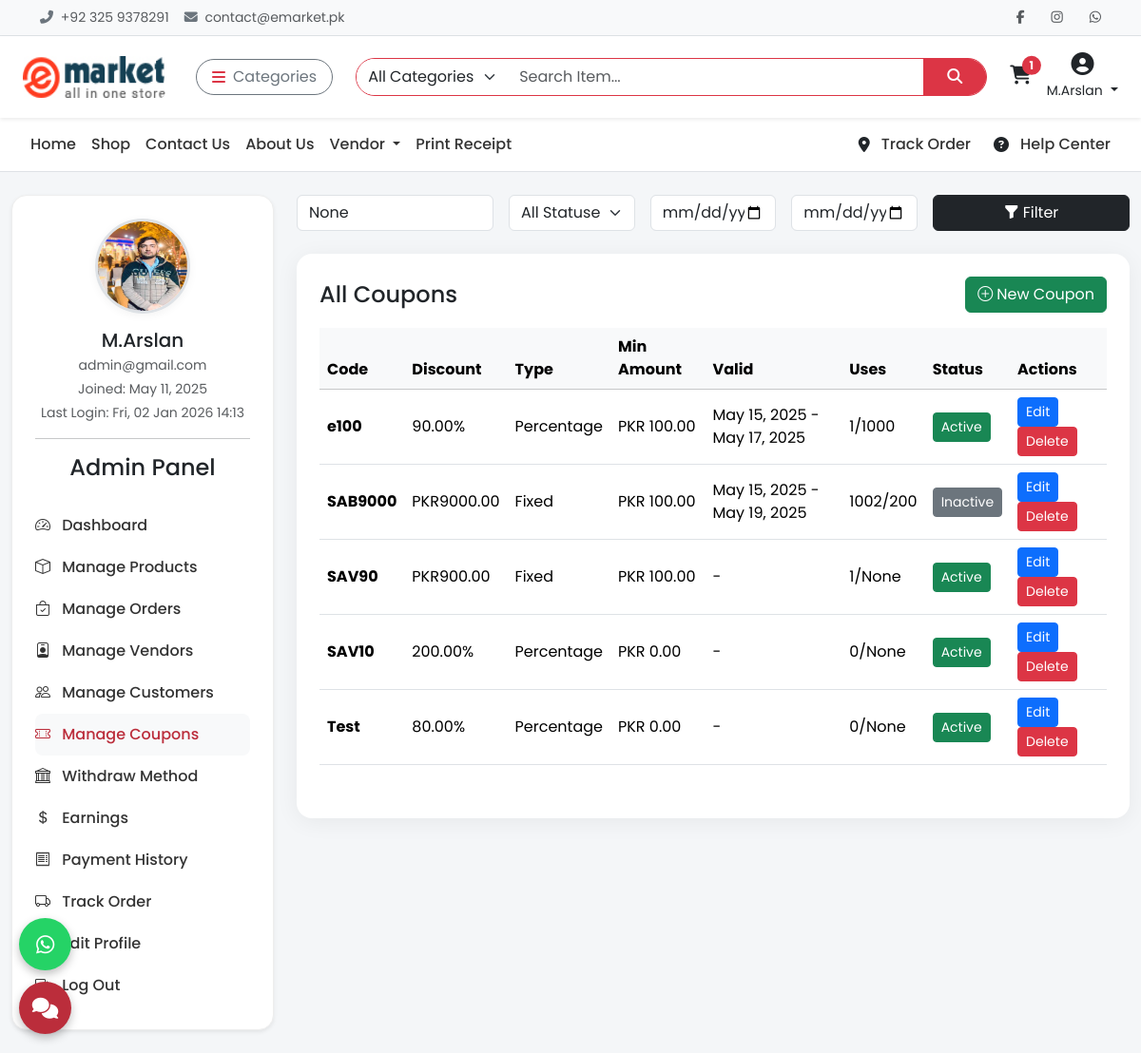
Page /admin-panel/coupons (signed in) on the committed database.
### api/models.py (models this page shows, shortened)
class Cart(models.Model):
    user = models.ForeignKey(settings.AUTH_USER_MODEL, on_delete=models.CASCADE, null=True, blank=True)
    session_key = models.CharField(max_length=40, null=True, blank=True)
    created_at = models.DateTimeField(auto_now_add=True)
    coupon = models.ForeignKey(Coupon, on_delete=models.SET_NULL, null=True, blank=True)
    total = models.DecimalField(max_digits=10, decimal_places=2, default=0)
    def total_amount(self):
        return self.total
    @property
    def total_items(self):
        return sum(item.quantity for item in self.items.all())
    @staticmethod
    def get_or_create_cart(request):
        if request.user.is_authenticated:
            cart, _ = Cart.objects.get_or_create(user=request.user, session_key=None)
        else:
            session_key = request.session.session_key
            if not session_key:
                request.session.create()
                session_key = request.session.session_key
            cart, _ = Cart.objects.get_or_create(user=None, session_key=session_key)
        return cart

class CartItem(models.Model):
    cart = models.ForeignKey(Cart, related_name='items', on_delete=models.CASCADE)
    product = models.ForeignKey('Product', on_delete=models.CASCADE)
    color = models.ForeignKey('ProductColorVariant', on_delete=models.SET_NULL, null=True, blank=True)
    size = models.ForeignKey('ProductSizeVariant', on_delete=models.SET_NULL, null=True, blank=True)
    quantity = models.PositiveIntegerField(default=1)
    @property
    def total_price(self):
        base_price = self.product.base_price
        color_price = self.color.price if self.color else Decimal(0)
        size_price = self.size.price if self.size else Decimal(0)
        return (base_price + color_price + size_price) * self.quantity

class CustomUser(AbstractUser):
    email = models.EmailField(unique=True)
    phone = models.CharField(max_length=20, blank=True)
    profile_image = models.ImageField(upload_to='profiles/', blank=True, null=True)
    is_vendor = models.BooleanField(default=False)
    is_customer = models.BooleanField(default=True)
    address = models.TextField(blank=True)

class Coupon(models.Model):
    DISCOUNT_TYPE_CHOICES = (
        ('percentage', 'Percentage'),
        ('fixed', 'Fixed Amount'),
    )
    code = models.CharField(max_length=20, unique=True)
    discount = models.DecimalField(max_digits=8, decimal_places=2)
    discount_type = models.CharField(max_length=10, choices=DISCOUNT_TYPE_CHOICES, default='percentage')
    active = models.BooleanField(default=True)
    created_at = models.DateTimeField(auto_now_add=True)
    expiry_date = models.DateTimeField(null=True, blank=True)
    valid_from = models.DateTimeField(null=True, blank=True)
    valid_to = models.DateTimeField(null=True, blank=True)
    min_cart_amount = models.DecimalField(max_digits=10, decimal_places=2, default=0)
    max_uses = models.PositiveIntegerField(null=True, blank=True)
    uses_count = models.PositiveIntegerField(default=0)
    applicable_products = models.ManyToManyField('Product', blank=True)
    applicable_users = models.ManyToManyField('CustomUser', blank=True)

### api/adminviews.py (the view)
# urls.py: path('admin-panel/coupons', adminviews.admin_coupon_list, name='admin_coupon_list'),
@user_passes_test(is_admin)
def admin_coupon_list(request):
    coupons = Coupon.objects.all().order_by('-created_at')
    query = request.GET.get('q')
    status = request.GET.get('status')
    start_date = request.GET.get('start_date')
    end_date = request.GET.get('end_date')
    if query:
        coupons = coupons.filter(code__icontains=query)
    if status == 'active':
        coupons = coupons.filter(active=True)
    elif status == 'inactive':
        coupons = coupons.filter(active=False)
    if start_date:
        coupons = coupons.filter(created_at__date__gte=parse_date(start_date))
    if end_date:
        coupons = coupons.filter(created_at__date__lte=parse_date(end_date))
    paginator = Paginator(coupons, 10)
    page_number = request.GET.get('page')
    page_obj = paginator.get_page(page_number)
    return render(request, 'admin/admin_coupon_list.html', {
        'coupons': page_obj,
        'query': query,
        'status': status,
        'start_date': start_date,
        'end_date': end_date
    })

### api/adminviews.py (called while the page is built)
def is_admin(user):
    return user.is_superuser

### api/context_processors.py (called while the page is built)
def cart_total_items(request):
    cart = Cart.get_or_create_cart(request)
    return {'cart': cart}

### templates/admin/admin_coupon_list.html (shortened to what this page needs)
{% extends 'base.html' %}
{% load static %}
{% block content %}
<div class="container-fluid mt-4">
  <div class="row">
    <div class="col-lg-3 mb-4">
      <div class="sidebar p-4 bg-white shadow-sm rounded-4">
        <div class="text-center">
          <img src="{% if request.user.profile_image %}{{ request.user.profile_image.url }}{% else %}{% static 'images/default-user.png' %}{% endif %}" class="user-img mb-3" alt="User Image">
          <h5 class="mb-1">{{ request.user.username }}</h5>
          <p class="text-muted small mb-1">{{ request.user.email }}</p>
          <p class="small text-muted mb-1">Joined: {{ request.user.date_joined|date:"M d, Y" }}</p>
          {% if request.user.last_login %}
            <p class="small text-muted">Last Login: {{ request.user.last_login|date:"D, d M Y H:i" }}</p>
          {% else %}
            <p class="small text-muted">First login detected</p>
          {% endif %}
        </div>
        <hr>
        <div class="nav flex-column">
          {% include 'includes/sidebar_admin.html' %}
        </div>
      </div>
    </div>
    <div class="col-lg-9">
      <form method="get" class="row g-3 mb-4">
        <div class="col-md-3">
          <input type="text" name="q" class="form-control" placeholder="Search by code" value="{{ query }}">
        </div>
        <div class="col-md-2">
          <select name="status" class="form-select">
            <option value="">All Statuses</option>
          </select>
        </div>
        <div class="col-md-2">
          <input type="date" name="start_date" class="form-control" value="{{ start_date }}">
        </div>
        <div class="col-md-2">
          <input type="date" name="end_date" class="form-control" value="{{ end_date }}">
        </div>
        <div class="col-md-3">
          <button type="submit" class="btn btn-dark w-100"><i class="bi bi-funnel-fill me-1"></i>Filter</button>
        </div>
      </form>
      <div class="card p-4">
        <div class="d-flex justify-content-between align-items-center mb-3">
          <h4 class="mb-0">All Coupons</h4>
          <a href="{% url 'admin-coupon-create' %}" class="btn btn-success"><i class="bi bi-plus-circle me-1"></i>New Coupon</a>
        </div>
        <div class="table-responsive">
          <table class="table table-hover align-middle">
            <thead class="table-light">
              <tr>
                <th>Code</th>
                <th>Discount</th>
                <th>Type</th>
                <th>Min Amount</th>
                <th>Valid</th>
                <th>Uses</th>
                <th>Status</th>
                <th>Actions</th>
              </tr>
            </thead>
            <tbody>
              {% for coupon in coupons %}
              <tr>
                <td><strong>{{ coupon.code }}</strong></td>
                <td>
                  {% if coupon.discount_type == 'percentage' %}
                    {{ coupon.discount }}%
                  {% else %}
                    PKR{{ coupon.discount }}
                  {% endif %}
                </td>
                <td class="text-capitalize">{{ coupon.discount_type }}</td>
                <td>PKR {{ coupon.min_cart_amount }}</td>
                <td>{{ coupon.valid_from|date:"M d, Y" }} - {{ coupon.valid_to|date:"M d, Y" }}</td>
                <td>{{ coupon.uses_count }}/{{ coupon.max_uses }}</td>
                <td>
                  <button type="button" class="btn btn-sm {% if coupon.active %}btn-success{% else %}btn-secondary{% endif %} toggle-status-btn" data-id="{{ coupon.id }}">
                    {% if coupon.active %}Active{% else %}Inactive{% endif %}
                  </button>
                </td>
                <td>
                  <a href="{% url 'admin-coupon-edit' coupon.id %}" class="btn btn-sm btn-primary">Edit</a>
                  <a href="{% url 'admin-coupon-delete' coupon.id %}" class="btn btn-sm btn-danger" onclick="return confirm('Delete this coupon?');">Delete</a>
                </td>
              </tr>
              {% empty %}
              <tr><td colspan="8" class="text-center text-muted">No coupons found.</td></tr>
              {% endfor %}
            </tbody>
          </table>
        </div>
      </div>
    </div>
  </div>
</div>
{% endblock %}

### templates/includes/header.html (shortened to what this page needs)
{% load static %}
<div class="topbar border-bottom bg-light py-2 small">
  <div class="container d-flex justify-content-between align-items-center flex-wrap">
    <div class="text-muted d-flex align-items-center gap-3">
      <span><i class="fas fa-phone-alt me-1 text-secondary"></i> +92 325 9378291</span>
      <span><i class="fas fa-envelope me-1 text-secondary"></i> contact@emarket.pk</span>
    </div>
    <div class="d-flex align-items-center gap-3 mt-2 mt-md-0">
      <a href="https://www.facebook.com/ChoudharyMuhammadArslan" class="text-muted"><i class="fab fa-facebook-f"></i></a>
      <a href="https://www.instagram.com/choudharymuhammadarslan/" class="text-muted"><i class="fab fa-instagram"></i></a>
      <a href="https://wa.me/923229989145" class="text-muted"><i class="fab fa-whatsapp"></i></a>
    </div>
  </div>
</div>
<nav class="navbar navbar-expand-lg bg-white shadow-sm py-3 sticky-top">
  <div class="container-fluid px-4">
    <a class="navbar-brand fw-bold me-4 d-flex align-items-center" href="{% url 'home' %}">
      <img src="{% static 'images/logo.jpg' %}" alt="Logo" width="150" height="30" class="me-2 rounded">
    </a>
    <div class="dropdown me-3">
      <button class="btn btn-outline-secondary d-flex align-items-center rounded-pill px-3" type="button" data-bs-toggle="dropdown">
        <i class="fas fa-bars me-2 text-danger"></i> Categories
      </button>
    </div>
    <form class="d-flex flex-grow-1 mx-2" method="GET" action="{% url 'search_products' %}">
      <div class="input-group rounded-pill overflow-hidden border border-danger">
        <select name="category" class="form-select border-0" style="max-width: 160px;">
          <option value="">All Categories</option>
        </select>
        <input type="search" name="q" class="form-control border-0" placeholder="Search Item..." required>
        <button class="btn btn-danger rounded-0 px-4" type="submit"><i class="fas fa-search"></i></button>
      </div>
    </form>
    <div class="d-flex align-items-center ms-3 gap-3">
      <a href="#" id="cart-icon" class="text-dark position-relative" data-bs-toggle="offcanvas" data-bs-target="#cartSidebar">
        <i class="fas fa-shopping-cart fs-5"></i>
        {% if cart.total_items > 0 %}
        <span class="position-absolute top-0 start-100 translate-middle badge rounded-pill bg-danger">
          {{ cart.total_items }}
        </span>
        {% endif %}
        <br>
      </a>
{% if user.is_authenticated %}
  <div class="dropdown text-center">
    <a href="#" class="text-dark text-decoration-none dropdown-toggle" data-bs-toggle="dropdown">
      <i class="fas fa-user-circle fs-4"></i><br>
      <small>{{ user.username }}</small>
    </a>
  </div>
{% else %}
  <a href="#" class="text-dark text-decoration-none text-center" data-bs-toggle="modal" data-bs-target="#loginModal">
    <i class="fas fa-sign-in-alt fs-5"></i><br><small>Login</small>
  </a>
{% endif %}
    </div>
  </div>
</nav>

### templates/base.html (style rules this page uses)
* { font-family: 'Poppins', sans-serif; }
body { background-color: #f4f4f4; }
.topbar { background-color: #f8f9fa; font-size: 14px; padding: 6px 0; }
.topbar a { color: #333; margin-left: 12px; transition: color 0.2s ease; }
.navbar-brand img { height: 44px; }

### templates/admin/admin_coupon_list.html (style rules this page uses)
body { background-color: #f4f6f8; font-family: 'Poppins', sans-serif; }
.sidebar { border: 1px solid #eee; }
.user-img { width: 100px; height: 100px; object-fit: cover; border-radius: 50%; margin-bottom: 15px; border: 3px solid #dee2e6; box-shadow: 0 2px 10px rgba(0, 0, 0, 0.05); }
.card { border-radius: 16px; box-shadow: 0 4px 24px rgba(0, 0, 0, 0.06); border: none; }

### rows in the picture
Cart: total_items "1"
CustomUser: username "M.Arslan", profile_image (picture), user.username "M.Arslan", user.email "admin@gmail.com", user.date_joined "May 11, 2025", user.last_login "Fri, 02 Jan 2026 14:13"
Coupon: code "e100", discount "90.00", discount_type "Percentage", min_cart_amount "100.00", valid_from "May 15, 2025", valid_to "May 17, 2025", uses_count "1", max_uses "1000", active "Active"
Coupon: code "SAB9000", discount "9000.00", discount_type "Fixed", min_cart_amount "100.00", valid_from "May 15, 2025", valid_to "May 19, 2025", uses_count "1002", max_uses "200", active "Inactive"
Coupon: code "SAV90", discount "900.00", discount_type "Fixed", min_cart_amount "100.00", uses_count "1", max_uses "None", active "Active"
Coupon: code "SAV10", discount "200.00", discount_type "Percentage", min_cart_amount "0.00", uses_count "0", max_uses "None", active "Active"
Coupon: code "Test", discount "80.00", discount_type "Percentage", min_cart_amount "0.00", uses_count "0", max_uses "None", active "Active"
